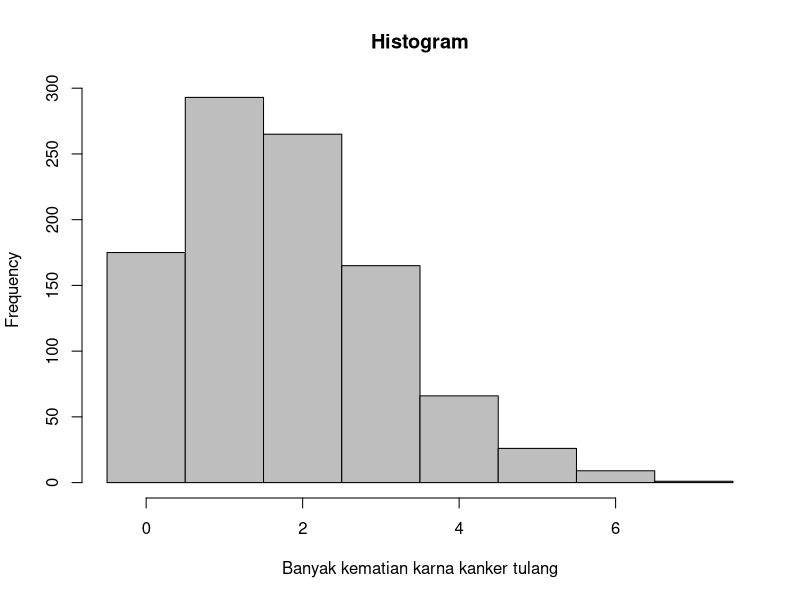

R code for this plot:
# No (2)
lambda <- 1.8

# a
dist <- dpois(0:10, lambda)
dist

# b
# Anggapan bahwa tingkat signifikansi adalah 0,05
prob_4 <- dpois(4, lambda)
sign <- 0.05
lowerb <- qpois(sign/2, lambda)
upperb <- qpois(1 - sign/2, lambda)
rej <- ifelse(4 < lowerb | 4 > upperb, "Yes", "No")
prob_4
lowerb
upperb
rej

# c
prob_notmore4 <- ppois(4, lambda)
prob_notmore4

# d
1 - prob_notmore4

# e
lambda
sqrt(lambda)

# f
set.seed(123)
x <- rpois(1000, lambda)
hist(x, breaks = seq(-0.5, max(x) + 0.5, by = 1), col = "gray", main = "Histogram",
     xlab = "Banyak kematian karna kanker tulang")

# g
set.seed(123)
sim <- rpois(10000, lambda)
prob_4_sim <- sum(sim == 4) / length(sim)
prob_more4_sim <- sum(sim > 4) / length(sim)
prob_notmore4_sim <- sum(sim <= 4) / length(sim)
prob_4_sim
prob_more4_sim
prob_notmore4_sim

# h
# Berdasarkan hasil simulasi, pola distribusi banyak kematian akibat kanker tulang serupa dengan
# pola distribusi Poisson dengan parameter λ = 1,8. Simulasi juga menunjukkan bahwa peluang terjadinya
# 4 kematian akibat kanker tulang dalam 20 tahun adalah 0,1329, sedangkan hasil analisis pada
# pertanyaan 2d menunjukkan peluang sebesar 0,1276. Meskipun terdapat perbedaan antara hasil simulasi
# dan analisis, hal tersebut dapat disebabkan oleh kebetulan dalam sampel atau perbedaan metode
# perhitungan. Namun, secara keseluruhan, hasil analisis dan simulasi menunjukkan bahwa kemungkinan
# terjadinya kematian akibat kanker tulang dalam 20 tahun di pabrik ban cukup besar dan kejadian 4
# kematian dalam 20 tahun dianggap tidak umum dengan tingkat signifikansi 0,05.
